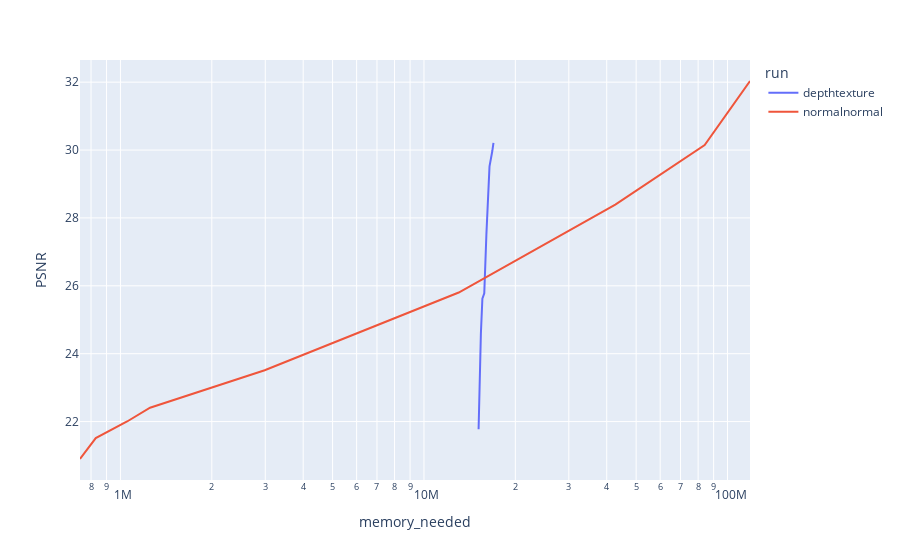
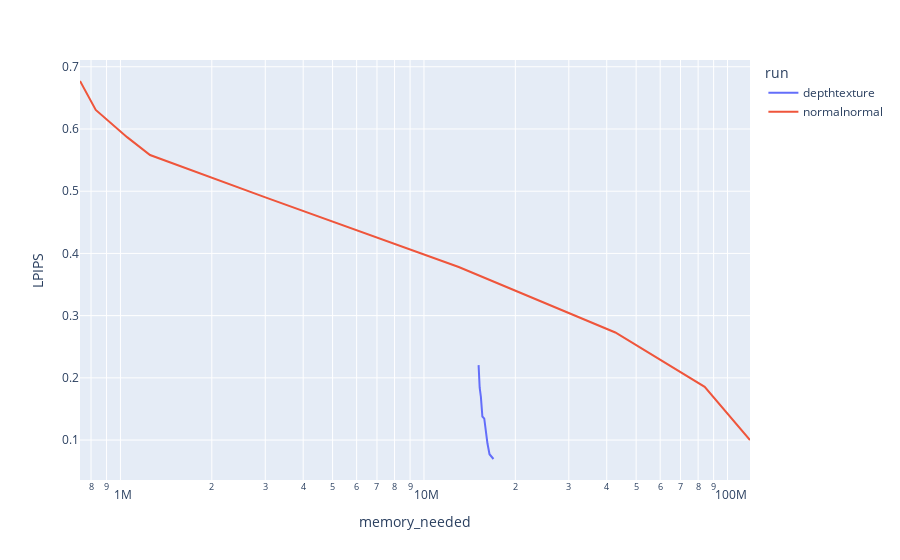
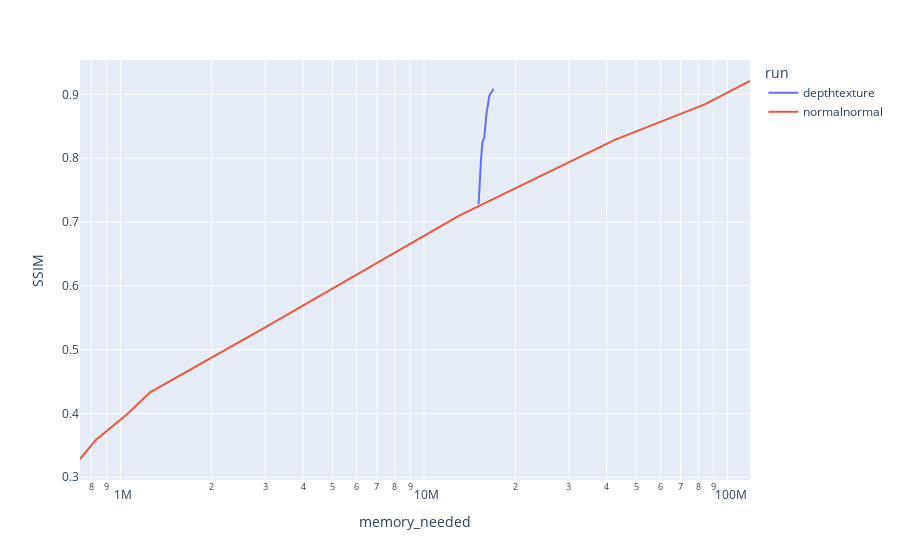

Notebook code for these charts, in order:
### Code cell
pareto_line(df,"memory_needed","PSNR","run").show()
pareto_line(df,"memory_needed","LPIPS","run",fn="min").show()
pareto_line(df,"memory_needed","SSIM","run").show()

### Figure 1 — Plotly figure (JSON) as saved in the notebook; plotly's stock layout.template omitted (floating-point values rounded to 4 significant figures)
{"data": [{"hovertemplate": "run=depthtexture<br>memory_needed=%{x}<br>PSNR=%{y}<extra></extra>", "legendgroup": "depthtexture", "line": {"color": "#636efa", "dash": "solid"}, "marker": {"symbol": "circle"}, "mode": "lines", "name": "depthtexture", "orientation": "v", "showlegend": true, "type": "scatter", "x": [15132000, 15258720, 15398816, 15573672, 15798952, 16056220, 16181884, 16439768, 16792384, 16939476], "xaxis": "x", "y": [21.77, 23.38, 24.6, 25.62, 25.78, 27.52, 28.07, 29.52, 29.97, 30.21], "yaxis": "y"}, {"hovertemplate": "run=normalnormal<br>memory_needed=%{x}<br>PSNR=%{y}<extra></extra>", "legendgroup": "normalnormal", "line": {"color": "#EF553B", "dash": "solid"}, "marker": {"symbol": "circle"}, "mode": "lines", "name": "normalnormal", "orientation": "v", "showlegend": true, "type": "scatter", "x": [735848, 829304, 1051852, 1251980, 2987288, 13015636, 42692636, 84084912, 118590944], "xaxis": "x", "y": [20.9, 21.52, 22.0, 22.41, 23.51, 25.8, 28.39, 30.15, 32.03], "yaxis": "y"}], "layout": {"legend": {"title": {"text": "run"}, "tracegroupgap": 0}, "margin": {"t": 60}, "xaxis": {"anchor": "y", "domain": [0, 1], "title": {"text": "memory_needed"}, "type": "log"}, "yaxis": {"anchor": "x", "domain": [0, 1], "title": {"text": "PSNR"}}}}

### Figure 2 — Plotly figure (JSON) as saved in the notebook; plotly's stock layout.template omitted (floating-point values rounded to 4 significant figures)
{"data": [{"hovertemplate": "run=depthtexture<br>memory_needed=%{x}<br>LPIPS=%{y}<extra></extra>", "legendgroup": "depthtexture", "line": {"color": "#636efa", "dash": "solid"}, "marker": {"symbol": "circle"}, "mode": "lines", "name": "depthtexture", "orientation": "v", "showlegend": true, "type": "scatter", "x": [15132000, 15258720, 15398816, 15573672, 15798952, 16056220, 16181884, 16439768, 16792384, 16939476], "xaxis": "x", "y": [0.2205, 0.1842, 0.1695, 0.1379, 0.1345, 0.1031, 0.09486, 0.07723, 0.07124, 0.06958], "yaxis": "y"}, {"hovertemplate": "run=normalnormal<br>memory_needed=%{x}<br>LPIPS=%{y}<extra></extra>", "legendgroup": "normalnormal", "line": {"color": "#EF553B", "dash": "solid"}, "marker": {"symbol": "circle"}, "mode": "lines", "name": "normalnormal", "orientation": "v", "showlegend": true, "type": "scatter", "x": [735848, 829304, 1051852, 1251980, 2987288, 13015636, 42692636, 84084912, 118590944], "xaxis": "x", "y": [0.6771, 0.6307, 0.5869, 0.5581, 0.4904, 0.3783, 0.2729, 0.1855, 0.09994], "yaxis": "y"}], "layout": {"legend": {"title": {"text": "run"}, "tracegroupgap": 0}, "margin": {"t": 60}, "xaxis": {"anchor": "y", "domain": [0, 1], "title": {"text": "memory_needed"}, "type": "log"}, "yaxis": {"anchor": "x", "domain": [0, 1], "title": {"text": "LPIPS"}}}}

### Figure 3 — Plotly figure (JSON) as saved in the notebook; plotly's stock layout.template omitted (floating-point values rounded to 4 significant figures)
{"data": [{"hovertemplate": "run=depthtexture<br>memory_needed=%{x}<br>SSIM=%{y}<extra></extra>", "legendgroup": "depthtexture", "line": {"color": "#636efa", "dash": "solid"}, "marker": {"symbol": "circle"}, "mode": "lines", "name": "depthtexture", "orientation": "v", "showlegend": true, "type": "scatter", "x": [15132000, 15258720, 15398816, 15573672, 15798952, 16056220, 16181884, 16439768, 16792384, 16939476], "xaxis": "x", "y": [0.7279, 0.7699, 0.7939, 0.8257, 0.8315, 0.8695, 0.8799, 0.899, 0.9054, 0.9088], "yaxis": "y"}, {"hovertemplate": "run=normalnormal<br>memory_needed=%{x}<br>SSIM=%{y}<extra></extra>", "legendgroup": "normalnormal", "line": {"color": "#EF553B", "dash": "solid"}, "marker": {"symbol": "circle"}, "mode": "lines", "name": "normalnormal", "orientation": "v", "showlegend": true, "type": "scatter", "x": [735848, 829304, 1051852, 1251980, 2987288, 13015636, 42692636, 84084912, 118590944], "xaxis": "x", "y": [0.3286, 0.3586, 0.3989, 0.433, 0.5344, 0.7095, 0.8293, 0.8844, 0.921], "yaxis": "y"}], "layout": {"legend": {"title": {"text": "run"}, "tracegroupgap": 0}, "margin": {"t": 60}, "xaxis": {"anchor": "y", "domain": [0, 1], "title": {"text": "memory_needed"}, "type": "log"}, "yaxis": {"anchor": "x", "domain": [0, 1], "title": {"text": "SSIM"}}}}
